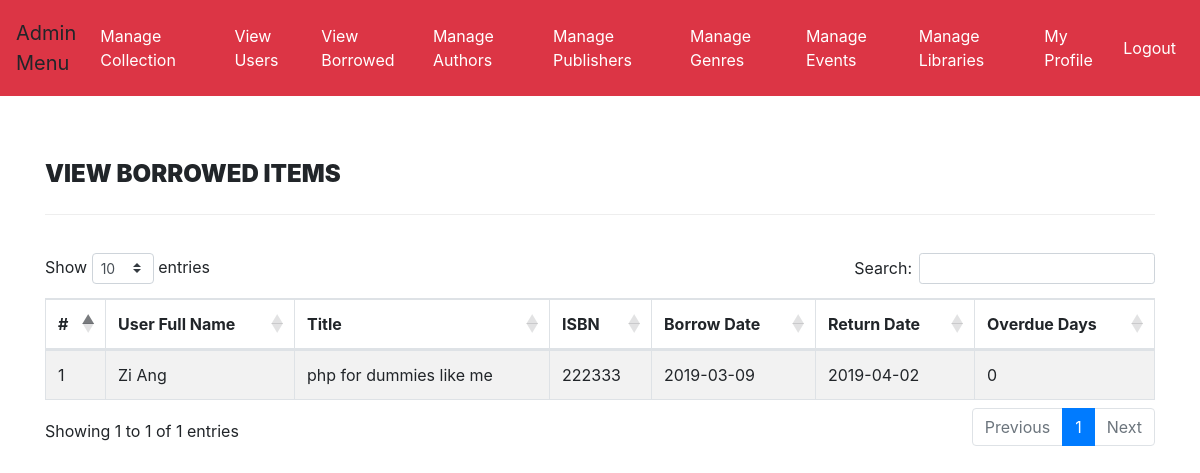
Before: /admin-rent.php (signed in) with the older database file.
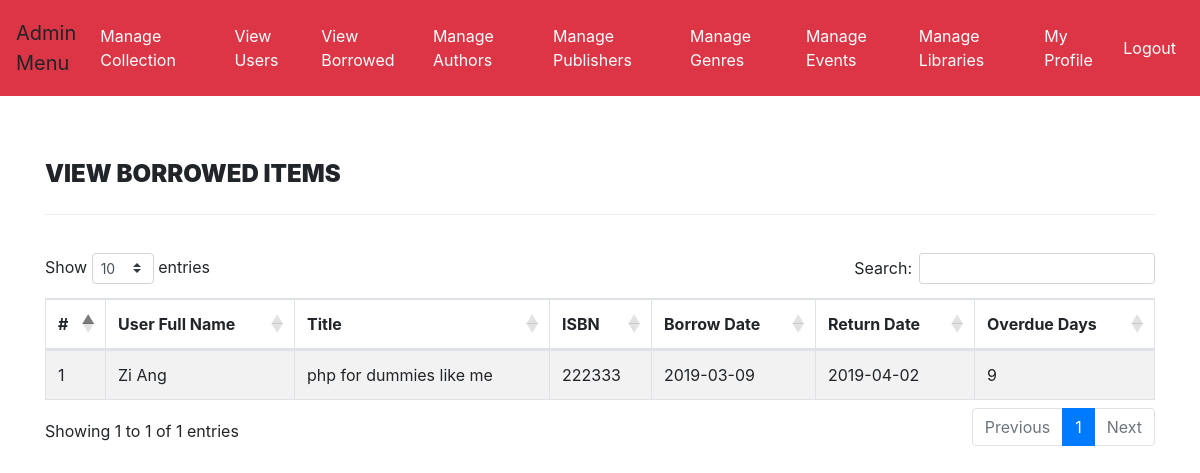
After: the same page with the newer database file.
### tables this page shows
CREATE TABLE `rent` (
  `ISBN` int(11) NOT NULL,
  `CollectionID` int(11) NOT NULL,
  `UserID` varchar(100) NOT NULL,
  `rentDate` DATE DEFAULT NULL,
  `returnDate` DATE DEFAULT NULL,
  `overdue` int(11) DEFAULT NULL
);

CREATE TABLE `users` (
  `UserID` int(11) DEFAULT NULL,
  `FullName` varchar(120) DEFAULT NULL,
  `PhoneNumber` varchar(10) DEFAULT NULL,
  `Email`    varchar(100) NOT NULL,
  `Birthday` DATE DEFAULT NULL, 
  `UserName` varchar(100) DEFAULT NULL,
  `Password` varchar(120) DEFAULT NULL
);

CREATE TABLE `collection` (
  `id` int(11) NOT NULL,
  `Title` varchar(255) DEFAULT NULL,
  `GenreID` int(11) DEFAULT NULL,
  `AuthorID` int(11) DEFAULT NULL,
  `PublishID` int(11) DEFAULT NULL,
  `ISBN` int(11) DEFAULT NULL,
  `Price` int(11) DEFAULT NULL,
  `itemType` varchar(255) DEFAULT NULL
);

### admin-rent.php (the view, shortened to what this page needs)
<?php
include('includes/config.php');
if(strlen($_SESSION['alogin'])==0)
    {
header('location:index.php');
}
else{
    ?>
<!DOCTYPE html>
<html xmlns="http://www.w3.org/1999/xhtml">
<head>
    <link href="assets/css/font-awesome.css" rel="stylesheet" />
    <link href="https://cdnjs.cloudflare.com/ajax/libs/twitter-bootstrap/4.1.3/css/bootstrap.css" rel="stylesheet" />
    <link href="https://cdn.datatables.net/1.10.19/css/dataTables.bootstrap4.min.css" rel="stylesheet" />
    <link href="assets/css/style.css" rel="stylesheet" />
</head>
<body>
<?php include('admin-navbar.php');?>
    <div class="content-wrapper">
         <div class="container">
        <div class="row pad-botm">
            <div class="col-md-12">
                <h4 class="header-line">View Borrowed Items</h4>
    </div>
        </div>
            <div class="row">
                <div class="col-md-12">
                    <div class="panel panel-default">
                        <div class="panel-body">
                            <div class="table-responsive">
                                <table class="table table-striped table-bordered table-hover" id="dataTables-example">
                                    <thead>
                                        <tr>
                                            <th>#</th>
                                            <th>User Full Name</th>
                                            <th>Title</th>
                                            <th>ISBN </th>
                                            <th>Borrow Date</th>
                                            <th>Return Date</th>
                                            <th>Overdue Days</th>
                                        </tr>
                                    </thead>
                                    <tbody>
<?php $sql = "SELECT users.FullName,collection.Title,collection.ISBN,
rent.rentDate,rent.returnDate,rent.ISBN as rid, rent.overdue
from rent join users on users.UserID=rent.UserID
join collection on collection.id=rent.CollectionID
order by rent.overdue desc";
$query = $dbh -> prepare($sql);
$query->execute();
$results=$query->fetchAll(PDO::FETCH_OBJ);
$cnt=1;
if($query->rowCount() > 0)
{
foreach($results as $result)
{               ?>
                                        <tr class="odd gradeX">
                                            <td class="center"><?php echo htmlentities($cnt);?></td>
                                            <td class="center"><?php echo htmlentities($result->FullName);?></td>
                                            <td class="center"><?php echo htmlentities($result->Title);?></td>
                                            <td class="center"><?php echo htmlentities($result->ISBN);?></td>
                                            <td class="center"><?php echo htmlentities($result->rentDate);?></td>
                                            <td class="center"><?php echo htmlentities($result->returnDate);?></td>
                                            <td class="center"><?php echo htmlentities($result->overdue);?></td>
                                        </tr>
 <?php $cnt=$cnt+1;}} ?>
                                    </tbody>
                                </table>
                            </div>
                        </div>
                    </div>
                </div>
            </div>
    </div>
    </div>
</body>
</html>
<?php } ?>

### admin-navbar.php (shortened to what this page needs)
<!DOCTYPE html>
<html lang="en">
<head>
  <link rel="stylesheet" href="https://maxcdn.bootstrapcdn.com/bootstrap/4.3.1/css/bootstrap.min.css">
</head>
<body>
  <nav class="navbar navbar-dark bg-danger navbar-expand-md py-md-2">
      <a class="navbar-brand">Admin <br>Menu</a>
      <div class="navbar-collapse collapse" id="navbarNav">
          <ul class="navbar-nav">
              <li class="nav-item py-md-2"><a href="admin-view.php" class="nav-link" style="color:white;">Manage Collection</a></li>
              <li class="nav-item py-md-2"><a href="list-users.php" class="nav-link" style="color:white;">View Users</a></li>
              <li class="nav-item py-md-2"><a href="admin-rent.php" class="nav-link" style="color:white;">View Borrowed</a></li>
              <li class="nav-item py-md-2"><a href="manage-authors.php" class="nav-link" style="color:white;">Manage Authors</a></li>
              <li class="nav-item py-md-2"><a href="manage-publishers.php" class="nav-link" style="color:white;">Manage Publishers</a></li>
              <li class="nav-item py-md-2"><a href="manage-genres.php" class="nav-link" style="color:white;">Manage Genres</a></li>
              <li class="nav-item py-md-2"><a href="manage-events.php" class="nav-link" style="color:white;">Manage Events</a></li>
              <li class="nav-item py-md-2"><a href="manage-libraries.php" class="nav-link" style="color:white;">Manage Libraries</a></li>
              <li class="nav-item py-md-2"><a href="admin-profile.php" class="nav-link" style="color:white;">My Profile</a></li>
          </ul>
<?php if($_SESSION['alogin'])
  {
?>
          <ul class="navbar-nav ml-auto">
            <li class="nav-item py-md-2 "><a href="logout.php" class="nav-link" style="color:white;">Logout</a></li>
          </ul>
<?php }?>
      </div>
  </nav>
<br>
</body>
</html>

### assets/css/style.css (style rules this page uses)
.content-wrapper { margin-top: 40px; min-height:800px; padding-bottom:90px; }
.header-line { font-weight:900; padding-bottom:25px; border-bottom:1px solid #eeeeee; text-transform:uppercase; }
.pad-botm { padding-bottom:30px; }
.navbar { min-height: 90px; margin-bottom: 0px; }

Changed rows visible on the page:
changed rent "Zi Ang": overdue "0" → "9"
